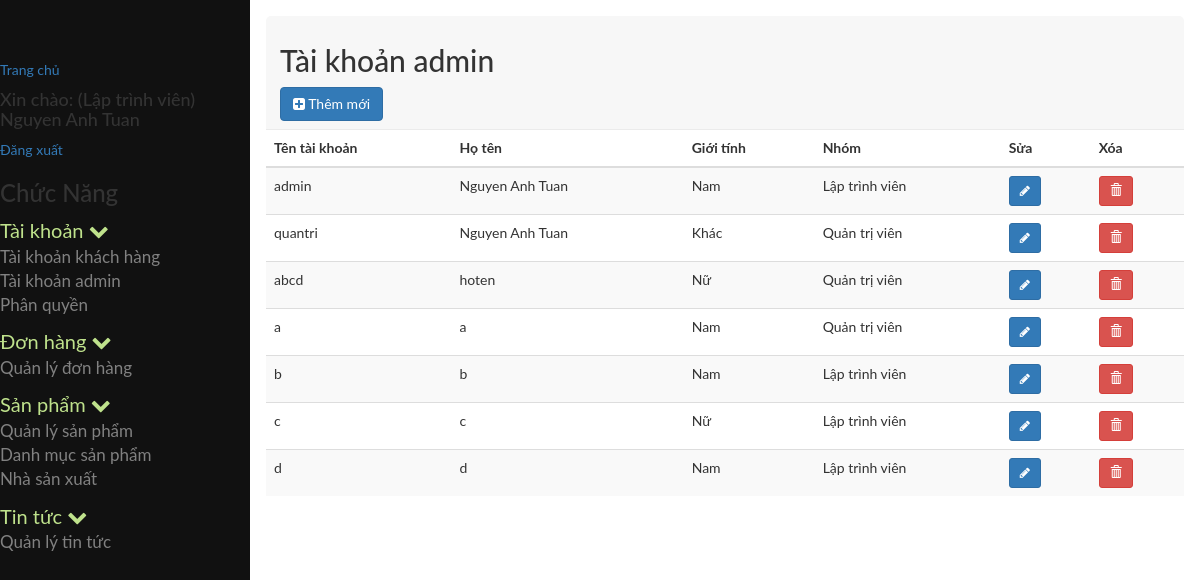
The page /index.php?module=taikhoanadmin (signed in) on the database its author committed.
### tables this page shows
CREATE TABLE `tb_phanquyen` (
  `id` int(11) NOT NULL,
  `id_nhom` int(11) NOT NULL,
  `id_chucnang` int(11) NOT NULL
);

CREATE TABLE `tb_chucnang` (
  `id` int(11) NOT NULL,
  `ten` varchar(255) NOT NULL,
  `trangthai` tinyint(4) NOT NULL,
  `url` varchar(255) NOT NULL,
  `f_order` int(11) NOT NULL,
  `id_parent` int(11) NOT NULL,
  `nhanurl` varchar(255) NOT NULL,
  `hienthi` tinyint(4) NOT NULL,
  `bieutuong` varchar(255) NOT NULL
);

CREATE TABLE `tb_nhomnguoidung` (
  `id` int(11) NOT NULL,
  `tennhom` varchar(250) NOT NULL
);

### cores/loader.php (called while the page is built, shortened)
<?php
class loader
{
	public function view($name='',$data=array())
	{
		extract($data);
		include BASEPATH.'views/'.$name.'.php' ;
	}
}
?>

### models/JATOVI_Model.php (called while the page is built, shortened)
<?php
class JATOVI_Model
{
	private $host = 'localhost';
	private $dbname = 'project_jatovi';
	private $dbuser = 'root';
	private $dbpass = '';
	function __construct()
	{
		try {
			$this->connection  = new PDO("mysql:host={$this->host};dbname={$this->dbname};charset=utf8",$this->dbuser,$this->dbpass);
		} catch (PDOException $e) {
			echo "(DB connection error) Lỗi kết nối cơ sở dữ liệu: ".$e->getMessage();
		}
	}
}
?>

### models/phanquyen.php (called while the page is built, shortened)
<?php
include_once 'JATOVI_Model.php';
class phanquyen extends JATOVI_Model
{
	private $_table = "tb_phanquyen";
	private $_table2 = "tb_chucnang";
	public function getrole($id_nhom)
	{
		$sql = "SELECT * FROM {$this->_table}  INNER JOIN {$this->_table2} WHERE id_nhom = {$id_nhom} AND {$this->_table}.id_chucnang = {$this->_table2}.id ";
		$query = $this->connection->prepare($sql);
		$query->execute();
		$result = $query->fetchAll();
		return $result;
	}
}
?>

### models/taikhoanadmin_model.php (called while the page is built, shortened)
<?php
include_once 'JATOVI_Model.php';
class taikhoanadmin_model extends JATOVI_Model
{
	private $_table = 'tb_admin';
	private $_table2 = 'tb_nhomnguoidung';
	public function select_all_admin()
	{
		$sql = "SELECT ad.*, ad.id as idadmin,gr.id as idnhom, gr.tennhom FROM {$this->_table} ad INNER JOIN {$this->_table2} gr WHERE ad.id_nhom = gr.id ORDER BY ad.id";
		$query = $this->connection->prepare($sql);
		$query->execute();
		$result = $query->fetchAll();
		return $result;
	}
}
$taikhoanadmin_model = new taikhoanadmin_model();
?>

### views/taikhoan/taikhoanadmin.php (the view, shortened to what this page needs)
<div class="row">
	<div class="col-md-12">
		<div class="popover-title">
			<h2>Tài khoản admin</h2>
			<a class="btn btn-primary" data-toggle="modal" href="#insertdiv"><i class="fa fa-plus-square"></i> Thêm mới</a>
		</div>
	</div>
</div>
<div class="row">
	<div class="col-md-12">
		<div class="">
			<table class="table table-striped">
				<thead>
					<tr>
						<th>Tên tài khoản</th>
						<th>Họ tên</th>
						<th>Giới tính</th>
						<th>Nhóm</th>
						<th>Sửa</th>
						<th>Xóa</th>
					</tr>
				</thead>
				<tbody>
					<?php foreach ($tkadmin as $value): ?>
						<tr>
							<td><?=$value['ten_taikhoan']?></td>
							<td><?=$value['hoten']?></td>
							<td><?php if($value['gioitinh']==1){echo "Nam";}else if($value['gioitinh']==0){echo "Nữ";}else{echo "Khác";};?></td>
							<td><?=$value['tennhom']?></td>
							<td>
								<a href="#edit<?=$value['idadmin'];?>" class="btn btn-primary btn-sm" data-toggle="modal">
									<i class="fa fa-pencil" aria-hidden="true"></i>
								</a>
							</td>
							<td>
								<a class="btn btn-danger btn-sm" data-toggle="modal" href="#del<?=$value['idadmin'];?>">
									<i class="glyphicon glyphicon-trash " aria-hidden="true"></i>
								</a>
							</td>
						</tr>
					<?php endforeach;?>
				</tbody>
			</table>
		</div>
	</div>
</div>

### views/partial/sidebar.php (shortened to what this page needs)
<?php
	include_once BASEPATH.'models/phanquyen.php';
	$phanquyen = new phanquyen();
	$chucnang = $phanquyen->getrole($_SESSION['userGroup']);
	$menu = array();
	foreach ($chucnang as $p) {
		if ($p['id_parent']==0) {
			$child=array();
			foreach ($chucnang as $p2) {
				if ($p2['id_parent']==$p['id']) {
					$child[]=$p2;
				}
			}
			$menu[]=array(
				'parent'=>$p,
				'child'=>$child
			);
		}
	}
?>
<nav class="sidenav" id="mySidenav">
	<a href="<?=base_url?>index.php">Trang chủ</a>
	<h4>Xin chào: <?='('.$_SESSION['userChucdanh'].')'?> <?=$_SESSION['userName']?></h4>
	<a href="<?=base_url?>index.php?module=page&action=page_logout">Đăng xuất</a>
	<h3>Chức Năng</h3>
	<?php foreach($menu as $value): ?>
		<ul>
			<li>
				<a class="parent_text">
					<?php echo $value['parent']['ten']; ?>
					<span class="fa fa-chevron-down"></span>
				</a>
				<ul>
					<?php foreach($value['child'] as $child): ?>
						<li class="<?=$child['hienthi']==0?"hidden":""?>">
							<a href="<?=base_url.'index.php?module='.$child['url']?>">
								<?=$child['ten']?>
							</a>
						</li>
					<?php endforeach; ?>
				</ul>
			</li>
		</ul>
	<?php endforeach; ?>
</nav>

### public/scripts/css/style.css (style rules this page uses)
body { font-family: "Lato", sans-serif; }
body .sidenav { height: 100%; width: 250px; position: fixed; z-index: 1; top: 0; left: 0; background-color: #111; overflow-x: hidden; transition: 0.5s; padding-top: 60px; }
body .sidenav ul { list-style-type: none; padding-left: 0px; }
body .sidenav ul li a { text-decoration: none; font-size: 17px; color: #818181; display: block; transition: 0.3s; }
body .sidenav ul li .parent_text { font-size: 20px; color: #BFE28C; }

### rows shown on the page
tb_phanquyen: id_chucnang.ten "Tài khoản"
tb_phanquyen: id_chucnang.ten "Tài khoản khách hàng"
tb_phanquyen: id_chucnang.ten "Tài khoản admin"
tb_phanquyen: id_chucnang.ten "Phân quyền"
tb_phanquyen: id_chucnang.ten "Đơn hàng"
tb_phanquyen: id_chucnang.ten "Quản lý đơn hàng"
tb_phanquyen: id_chucnang.ten "Sản phẩm"
tb_phanquyen: id_chucnang.ten "Quản lý sản phẩm"
tb_phanquyen: id_chucnang.ten "Danh mục sản phẩm"
tb_phanquyen: id_chucnang.ten "Nhà sản xuất"
tb_phanquyen: id_chucnang.ten "Tin tức"
tb_phanquyen: id_chucnang.ten "Quản lý tin tức"

### other values the page prints
$_SESSION['userChucdanh'] "Lập trình viên"
$_SESSION['userName'] "Nguyen Anh Tuan"
$value['ten_taikhoan'] "admin"
$value['hoten'] "Nguyen Anh Tuan"
$value['tennhom'] "Lập trình viên"
$value['ten_taikhoan'] "quantri"
$value['tennhom'] "Quản trị viên"
$value['ten_taikhoan'] "abcd"
$value['hoten'] "hoten"
$value['ten_taikhoan'] "a"
$value['hoten'] "a"
$value['ten_taikhoan'] "b"
$value['hoten'] "b"
$value['ten_taikhoan'] "c"
$value['hoten'] "c"
